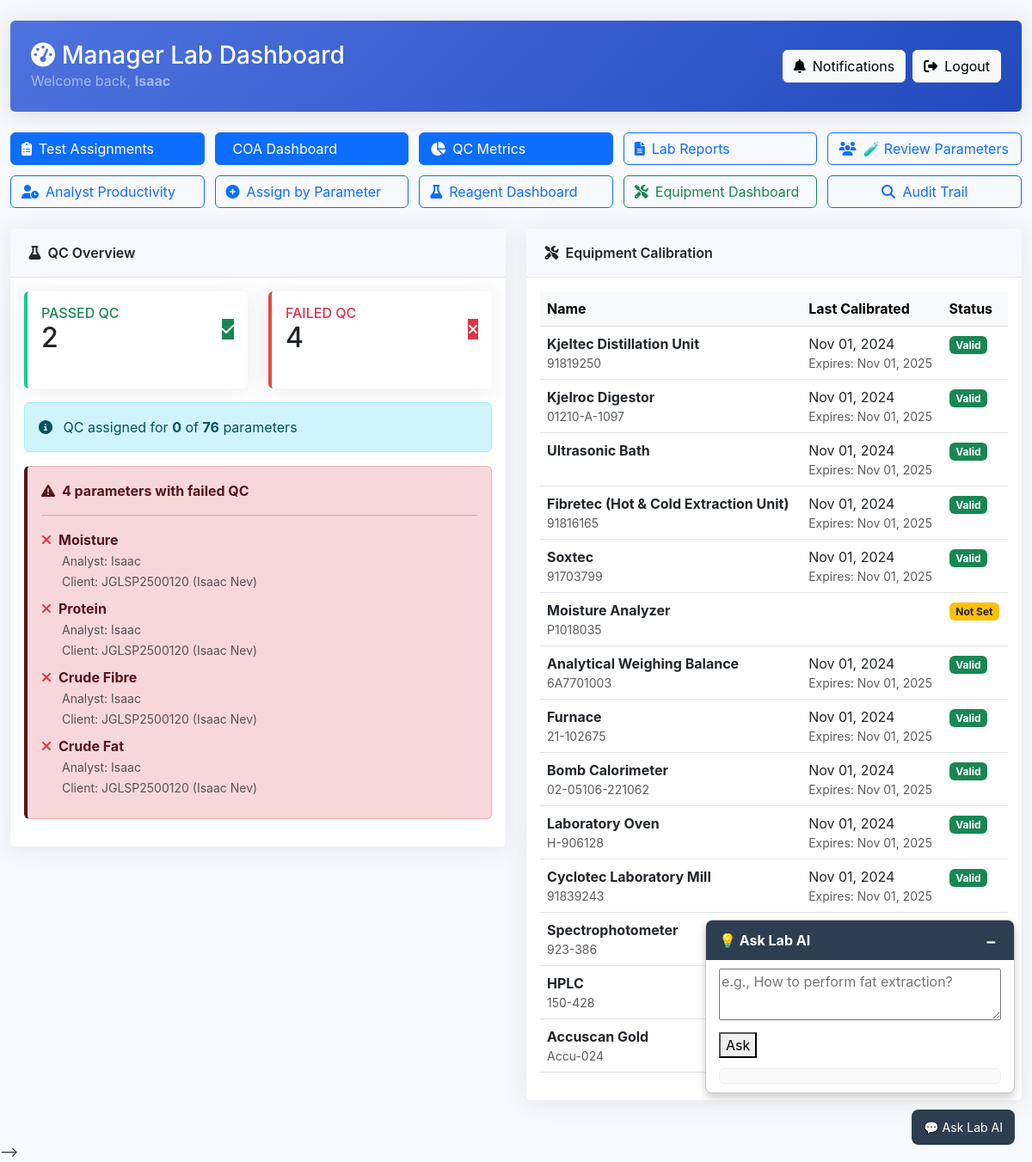
/manager/dashboard/ (signed in), run on the app's committed database.
### users/models.py (models this page shows, shortened)
class User(AbstractUser):
    role = models.CharField(max_length=10, choices=RoleChoices.choices)

### lims/models/client.py (models this page shows, shortened)
class Client(models.Model):
    client_id = models.CharField(max_length=20, unique=True)
    name = models.CharField(max_length=100)
    organization = models.CharField(max_length=150)
    email = models.EmailField()
    phone = models.CharField(max_length=20)
    address = models.TextField()
    token = models.CharField(max_length=20, unique=True, blank=True)
    created = models.DateTimeField(auto_now_add=True)
    coa_released = models.BooleanField(default=False)
    summary_text = models.TextField(blank=True, null=True)
    summary_confirmed = models.BooleanField(default=False)
    history = HistoricalRecords()

### lims/models/equipment.py (models this page shows, shortened)
class Equipment(models.Model):
    parameters_supported = models.ManyToManyField(
        "lims.Parameter",  # Link to Parameter model
        blank=True,
        help_text="Parameters this equipment can analyze."
    )
    name = models.CharField(max_length=100, help_text="Name of the equipment.")
    serial_number = models.CharField(
        max_length=100, unique=True, help_text="Unique serial number."
    )
    model = models.CharField(
        max_length=100, blank=True, help_text="Model number (optional)."
    )
    category = models.CharField(
        max_length=50, blank=True, help_text="Category of the equipment."
    )
    date_installed = models.DateField(help_text="Installation date.")
    manufacturer = models.CharField(
        max_length=100, blank=True, help_text="Manufacturer's name."
    )
    is_active = models.BooleanField(
        default=True, help_text="Indicates whether equipment is active."
    )
    history = HistoricalRecords()

class CalibrationRecord(models.Model):
    equipment = models.ForeignKey(
        Equipment,
        on_delete=models.CASCADE,
        related_name="calibrations",
        help_text="Equipment that this calibration record belongs to."
    )
    calibration_date = models.DateField(help_text="Date when calibration was performed.")
    calibrated_by = models.CharField(
        max_length=100, help_text="Name of the person/organization that calibrated it."
    )
    expires_on = models.DateField(help_text="Date when calibration expires.")
    certificate = models.FileField(
        upload_to="calibration_certificates/",
        blank=True,
        null=True,
        help_text="Upload calibration certificate (optional)."
    )
    comments = models.TextField(
        blank=True, help_text="Additional comments about the calibration."
    )
    history = HistoricalRecords()

### lims/views/manager.py (the view, shortened to what this page needs)
# urls.py: path("manager/dashboard/", views.manager_dashboard, name="manager_dashboard"),
@login_required
def manager_dashboard(request):
    today = date.today()
    soon = today + timedelta(days=7)
    verified_samples = Sample.objects.filter(status='results_verified').select_related('client')
    clients = Client.objects.filter(sample__status='results_verified').distinct()
    client_data = []
    qc_summary = {
        "total": QCMetrics.objects.count(),
        "pass": QCMetrics.objects.filter(status="pass").count(),
        "fail": QCMetrics.objects.filter(status="fail").count()
    }
    total_parameters = Parameter.objects.count()
    qc_parameters = (
        TestAssignment.objects
        .filter(is_control=True, sample__sample_type='QC')
        .values('parameter_id')
        .distinct()
        .count()
    )
    failed_qc_info = (
        QCMetrics.objects
        .exclude(
            measured_value__gte=F('min_acceptable'),
            measured_value__lte=F('max_acceptable')
        )
        .select_related("test_assignment__parameter", "test_assignment__analyst", "test_assignment__sample__client")
        .values(
            parameter_name=F("test_assignment__parameter__name"),
            analyst_username=F("test_assignment__analyst__username"),
            client_id=F("test_assignment__sample__client__client_id"),
            client_name=F("test_assignment__sample__client__name")
        )
        .distinct()
    )
    qc_chart_data = (
        QCMetrics.objects
        .annotate(month=TruncMonth('test_assignment__assigned_date'))
        .values(
            'test_assignment__parameter__name',
            'test_assignment__analyst__username',
            'month'
        )
        .annotate(avg_measured_value=Avg('measured_value'))
        .order_by('test_assignment__analyst__username', 'month')
    )
    equipment_list = Equipment.objects.prefetch_related("calibrations").all()
    expiring_calibrations = CalibrationRecord.objects.filter(
        expires_on__lte=soon,
        expires_on__gte=today
    ).select_related('equipment')
    latest_client = Client.objects.order_by('-client_id').first()
    return render(request, "lims/manager/manager_dashboard.html", {
        "client_data": client_data,
        "verified_samples": verified_samples,
        "qc_summary": qc_summary,
        "equipment_list": equipment_list,
        "expiring_calibrations": expiring_calibrations,
        "today": today,
        "latest_client": latest_client,
        "total_parameters": total_parameters,
        "qc_param_count": qc_parameters,
        "failed_qc_info": list(failed_qc_info),
        "qc_chart_data": list(qc_chart_data),
    })

### lims/templates/lims/manager/manager_dashboard.html (shortened to what this page needs)
<!DOCTYPE html>
<html lang="en">
<head>
  <link href="https://cdn.jsdelivr.net/npm/bootstrap@5.3.0/dist/css/bootstrap.min.css" rel="stylesheet">
  <link rel="stylesheet" href="https://cdnjs.cloudflare.com/ajax/libs/font-awesome/6.4.0/css/all.min.css">
</head>
<body>
  <div class="container-fluid py-4">
    <div class="dashboard-header">
      <div class="d-flex justify-content-between align-items-center">
        <div>
          <h1 class="h3 mb-0 text-white"><i class="fas fa-tachometer-alt me-2"></i>Manager Lab Dashboard</h1>
          <p class="mb-0 text-white-50">Welcome back, <strong>{{ user.username }}</strong></p>
        </div>
        <div class="d-flex gap-2">
          <a href="{% url 'notifications:list' %}" class="btn btn-light btn-icon position-relative">
            <i class="fas fa-bell"></i> Notifications
          </a>
          <a href="{% url 'logout' %}" class="btn btn-light btn-icon">
            <i class="fas fa-sign-out-alt"></i> Logout
          </a>
        </div>
      </div>
    </div>
    <div class="quick-actions">
      <a href="{% url 'test_assignment_list' %}" class="btn btn-primary quick-action-btn">
        <i class="fas fa-clipboard-list"></i> Test Assignments
      </a>
      <a href="{% url 'coa_dashboard' %}" class="btn btn-primary quick-action-btn">
         COA Dashboard
      </a>
      <a href="{% url 'qc_dashboard' %}" class="btn btn-primary quick-action-btn">
        <i class="fas fa-chart-pie"></i> QC Metrics
      </a>
      <a href="{% url 'manager_report' %}" class="btn btn-outline-primary quick-action-btn">
        <i class="fas fa-file-alt"></i> Lab Reports
      </a>
      <a href="{% url 'parameter_review_list' %}" class="btn btn-outline-primary quick-action-btn">
        <i class="fas fa-users"></i> 🧪 Review Parameters
      </a>
      <a href="{% url 'analyst_productivity' %}" class="btn btn-outline-primary quick-action-btn">
        <i class="fas fa-user-clock"></i> Analyst Productivity
      </a>
        <a href="{% url 'assign_overview_all_clients'  %}" class="btn btn-outline-primary quick-action-btn">
          <i class="fas fa-plus-circle"></i> Assign by Parameter
        </a>
       <a href="{% url 'inventory_dashboard' %}" class="btn btn-outline-primary quick-action-btn">
          <i class="fas fa-flask"></i> Reagent Dashboard
        </a>
        <a href="{% url 'equipment_dashboard' %}" class="btn btn-outline-success quick-action-btn">
    <i class="fas fa-tools"></i> Equipment Dashboard
</a>
  <a href="{% url 'audit_dashboard'  %}" class="btn btn btn-outline-primary">
                <i class="fas fa-search me-1"></i> Audit Trail
              </a>
    </div>
    <div class="row">
      <div class="col-lg-6">
        <div class="card mb-4">
          <div class="card-header d-flex justify-content-between align-items-center">
            <span><i class="fas fa-flask me-2"></i>QC Overview</span>
          </div>
          <div class="card-body">
            <div class="row mb-3">
              <div class="col-md-6 mb-3 mb-md-0">
                <div class="card stat-card success h-100">
                  <div class="card-body">
                    <div class="d-flex justify-content-between align-items-center">
                      <div>
                        <h6 class="text-uppercase text-success mb-0">Passed QC</h6>
                        <h2 class="mb-0">{{ qc_summary.pass }}</h2>
                      </div>
                      <div class="icon-circle bg-success text-white">
                        <i class="fas fa-check"></i>
                      </div>
                    </div>
                  </div>
                </div>
              </div>
              <div class="col-md-6">
                <div class="card stat-card danger h-100">
                  <div class="card-body">
                    <div class="d-flex justify-content-between align-items-center">
                      <div>
                        <h6 class="text-uppercase text-danger mb-0">Failed QC</h6>
                        <h2 class="mb-0">{{ qc_summary.fail }}</h2>
                      </div>
                      <div class="icon-circle bg-danger text-white">
                        <i class="fas fa-times"></i>
                      </div>
                    </div>
                  </div>
                </div>
              </div>
            </div>
            <div class="alert alert-info mb-3">
              <i class="fas fa-info-circle me-2"></i>
              QC assigned for <strong>{{ qc_param_count }}</strong> of <strong>{{ total_parameters }}</strong> parameters
            </div>
            {% if failed_qc_info %}
              <div class="alert alert-danger alert-custom">
                <div class="d-flex align-items-center">
                  <i class="fas fa-exclamation-triangle me-2"></i>
                  <strong>{{ failed_qc_info|length }} parameter{{ failed_qc_info|length|pluralize }} with failed QC</strong>
                </div>
                <hr>
                <div class="mt-2">
                  {% for item in failed_qc_info %}
                    <div class="mb-2">
                      <strong><i class="fas fa-times text-danger me-2"></i>{{ item.parameter_name }}</strong>
                      <div class="ps-4">
                        <small class="text-muted">Analyst: {{ item.analyst_username|default:"Unassigned" }}</small><br>
                        <small class="text-muted">Client: {{ item.client_id }} ({{ item.client_name }})</small>
                      </div>
                    </div>
                  {% endfor %}
                </div>
              </div>
            {% endif %}
          </div>
        </div>
      </div>
      <div class="col-lg-6">
        <div class="card mb-4">
          <div class="card-header d-flex justify-content-between align-items-center">
            <span><i class="fas fa-tools me-2"></i>Equipment Calibration</span>
          </div>
          <div class="card-body">
            <div class="table-responsive">
              <table class="table table-hover">
                <thead class="table-light">
                  <tr>
                    <th>Name</th>
                    <th>Last Calibrated</th>
                    <th>Status</th>
                  </tr>
                </thead>
                <tbody>
                  {% for eq in equipment_list %}
                    {% with latest=eq.calibrations.first %}
                      <tr onclick="window.location='{% url 'equipment_usage' eq.id %}'" style="cursor: pointer;">
                        <td>
                          <strong>{{ eq.name }}</strong>
                          <div class="text-muted small">{{ eq.serial_number }}</div>
                        </td>
                        <td>
                          {{ latest.calibration_date|default:"—"|date:"M d, Y" }}
                          {% if latest.expires_on %}
                            <div class="text-muted small">Expires: {{ latest.expires_on|date:"M d, Y" }}</div>
                          {% endif %}
                        </td>
                        <td>
                          {% if latest.expires_on %}
                            {% if latest.expires_on >= today %}
                              <span class="badge bg-success">Valid</span>
                            {% else %}
                              <span class="badge bg-danger">Expired</span>
                            {% endif %}
                          {% else %}
                            <span class="badge bg-warning text-dark">Not Set</span>
                          {% endif %}
                        </td>
                      </tr>
                    {% endwith %}
                  {% endfor %}
                </tbody>
              </table>
            </div>
          </div>
        </div>
      </div>
    </div>
  </div> -->
  {% include "components/ai_assistant.html" %}
</body>
</html>

### lims/templates/lims/manager/manager_dashboard.html (style rules this page uses)
:root { --primary: #4e73df; --secondary: #1cc88a; --danger: #e74a3b; --warning: #f6c23e; --info: #36b9cc; --dark: #5a5c69; --light: #f8f9fc; }
body { font-family: 'Nunito', -apple-system, BlinkMacSystemFont, 'Segoe UI', Roboto, sans-serif; background-color: #f8f9fc; color: #333; }
.dashboard-header { background: linear-gradient(135deg, var(--primary) 0%, #224abe 100%); color: white; padding: 1.5rem; border-radius: 0.35rem; margin-bottom: 1.5rem; box-shadow: 0 0.15rem 1.75rem 0 rgba(58, 59, 69, 0.15); }
.card { border: none; border-radius: 0.35rem; box-shadow: 0 0.15rem 1.75rem 0 rgba(58, 59, 69, 0.1); margin-bottom: 1.5rem; transition: transform 0.3s ease; }
.card-header { background-color: #f8f9fc; border-bottom: 1px solid #e3e6f0; font-weight: 600; padding: 1rem 1.35rem; }
.stat-card { border-left: 0.25rem solid var(--primary); }
.stat-card.success { border-left-color: var(--secondary); }
.stat-card.danger { border-left-color: var(--danger); }
.alert-custom { border-left: 0.25rem solid; }
.btn-icon { display: inline-flex; align-items: center; gap: 0.5rem; }
.quick-actions { display: grid; grid-template-columns: repeat(auto-fill, minmax(200px, 1fr)); gap: 0.75rem; margin-bottom: 1.5rem; }
.quick-action-btn { display: flex; align-items: center; gap: 0.5rem; white-space: nowrap; }

### data on the page
User: username "Isaac"
Client: parameter_name "Moisture", analyst_username "Isaac", client_id "JGLSP2500120", client_name "Isaac Nev", parameter_name "Protein", parameter_name "Crude Fibre", parameter_name "Crude Fat"
Equipment: name "Kjeltec Distillation Unit", serial_number "91819250", calibrations.first.calibration_date "Nov 01, 2024", calibrations.first.expires_on "Nov 01, 2025", shows "Valid"
Equipment: name "Kjelroc Digestor", serial_number "01210-A-1097", calibrations.first.calibration_date "Nov 01, 2024", calibrations.first.expires_on "Nov 01, 2025", shows "Valid"
Equipment: name "Ultrasonic Bath", calibrations.first.calibration_date "Nov 01, 2024", calibrations.first.expires_on "Nov 01, 2025", shows "Valid"
Equipment: name "Fibretec (Hot & Cold Extraction Unit)", serial_number "91816165", calibrations.first.calibration_date "Nov 01, 2024", calibrations.first.expires_on "Nov 01, 2025", shows "Valid"
Equipment: name "Soxtec", serial_number "91703799", calibrations.first.calibration_date "Nov 01, 2024", calibrations.first.expires_on "Nov 01, 2025", shows "Valid"
Equipment: name "Moisture Analyzer", serial_number "P1018035", shows "Not Set"
Equipment: name "Analytical Weighing Balance", serial_number "6A7701003", calibrations.first.calibration_date "Nov 01, 2024", calibrations.first.expires_on "Nov 01, 2025", shows "Valid"
Equipment: name "Furnace", serial_number "21-102675", calibrations.first.calibration_date "Nov 01, 2024", calibrations.first.expires_on "Nov 01, 2025", shows "Valid"
Equipment: name "Bomb Calorimeter", serial_number "02-05106-221062", calibrations.first.calibration_date "Nov 01, 2024", calibrations.first.expires_on "Nov 01, 2025", shows "Valid"
Equipment: name "Laboratory Oven", serial_number "H-906128", calibrations.first.calibration_date "Nov 01, 2024", calibrations.first.expires_on "Nov 01, 2025", shows "Valid"
Equipment: name "Cyclotec Laboratory Mill", serial_number "91839243", calibrations.first.calibration_date "Nov 01, 2024", calibrations.first.expires_on "Nov 01, 2025", shows "Valid"
Equipment: name "Spectrophotometer", serial_number "923-386"
Equipment: name "HPLC", serial_number "150-428"
Equipment: name "Accuscan Gold", serial_number "Accu-024"

### other printed values
{{ qc_summary.pass }} "2"
{{ qc_summary.fail }} "4"
{{ qc_param_count }} "0"
{{ total_parameters }} "76"
{{ failed_qc_info|length }} "4"
